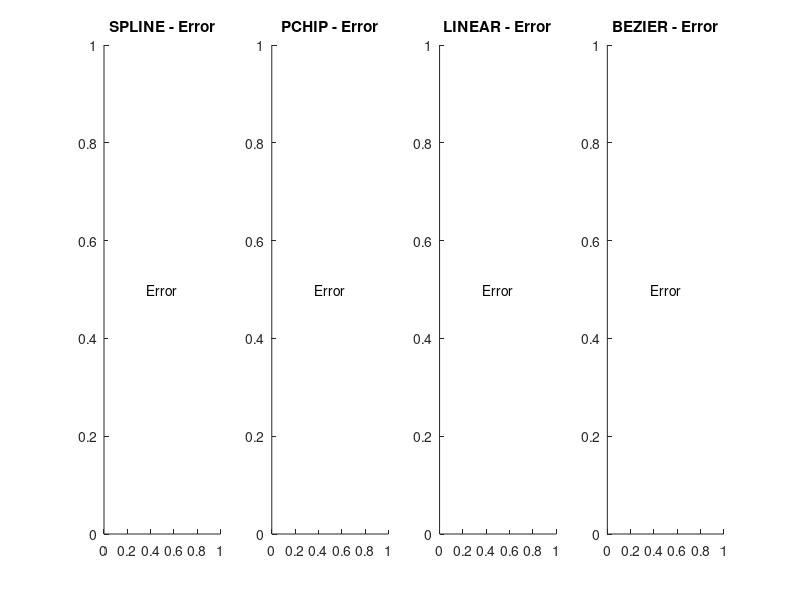

Write the MATLAB code that produced this figure. (Note: this script raises an error after producing the figure.)
%% Demo script cho skeleton curve interpolation

clc, clear,close all;
%% Tạo skeleton mẫu
% Tạo hình ảnh với đường cong hình S
[X, Y] = meshgrid(1:100, 1:100);
skeleton = zeros(100, 100);

% Vẽ đường cong spiral
t = linspace(0, 4*pi, 80);
x = round(50 + 15*cos(t/2).*cos(t));
y = round(50 + 15*cos(t/2).*sin(t));

% Loại bỏ điểm nằm ngoài ảnh
valid_idx = x >= 1 & x <= 100 & y >= 1 & y <= 100;
x = x(valid_idx);
y = y(valid_idx);

% Tạo skeleton
for i = 1:length(x)
    skeleton(y(i), x(i)) = 1;
end

%% Method 1: Sử dụng function đơn giản
fprintf('=== Testing simple function ===\n');

methods = {'spline', 'pchip', 'linear', 'bezier'};
figure('Position', [100, 100, 1200, 300]);

for i = 1:length(methods)
    method = methods{i};
    fprintf('Testing %s method...\n', method);
    
    try
        [curve_points, ordered_skeleton] = skeleton_to_curve(skeleton, ...
            'Method', method, 'NumPoints', 100, 'Visualize', false);
        
        subplot(1, 4, i);
        imshow(skeleton); hold on;
        plot(curve_points(:, 1), curve_points(:, 2), 'r-', 'LineWidth', 2);
        plot(curve_points(1, 1), curve_points(1, 2), 'go', 'MarkerSize', 6);
        plot(curve_points(end, 1), curve_points(end, 2), 'bo', 'MarkerSize', 6);
        title(sprintf('%s Method', upper(method)));
        
        fprintf('  - Generated %d curve points\n', size(curve_points, 1));
        
    catch ME
        fprintf('  - Error: %s\n', ME.message);
        subplot(1, 4, i);
        text(0.5, 0.5, 'Error', 'HorizontalAlignment', 'center');
        title(sprintf('%s - Error', upper(method)));
    end
end

%% Method 2: Sử dụng class nâng cao
fprintf('\n=== Testing advanced class ===\n');

interpolator = SkeletonCurveInterpolator();

% Test các phương pháp khác nhau
advanced_methods = {'spline', 'pchip', 'makima', 'bezier', 'catmull_rom'};

figure('Position', [100, 500, 1500, 300]);

for i = 1:length(advanced_methods)
    method = advanced_methods{i};
    fprintf('Testing %s method with class...\n', method);
    
    try
        curve_points = interpolator.interpolate(skeleton, ...
            'Method', method, 'NumPoints', 150);
        
        subplot(1, 5, i);
        imshow(skeleton); hold on;
        plot(curve_points(:, 1), curve_points(:, 2), 'r-', 'LineWidth', 2);
        plot(curve_points(1, 1), curve_points(1, 2), 'go', 'MarkerSize', 6);
        plot(curve_points(end, 1), curve_points(end, 2), 'bo', 'MarkerSize', 6);
        title(sprintf('%s', upper(method)));
        
        fprintf('  - Generated %d curve points\n', size(curve_points, 1));
        
    catch ME
        fprintf('  - Error: %s\n', ME.message);
    end
end

%% Detailed visualization với một method
fprintf('\n=== Detailed visualization ===\n');

% Sử dụng spline method với visualization chi tiết
interpolator_detail = SkeletonCurveInterpolator();
curve_detailed = interpolator_detail.interpolate(skeleton, ...
    'Method', 'spline', 'NumPoints', 200);

interpolator_detail.visualize('ShowSteps', true);

%% So sánh độ mượt
fprintf('\n=== Smoothness comparison ===\n');

figure('Position', [100, 900, 1200, 400]);

smoothing_values = [0, 0.1, 0.5, 1.0];

for i = 1:length(smoothing_values)
    smooth_val = smoothing_values(i);
    
    [curve_smooth, ~] = skeleton_to_curve(skeleton, ...
        'Method', 'spline', 'NumPoints', 100, 'Smoothing', smooth_val);
    
    subplot(1, 4, i);
    imshow(skeleton); hold on;
    plot(curve_smooth(:, 1), curve_smooth(:, 2), 'r-', 'LineWidth', 2);
    title(sprintf('Smoothing = %.1f', smooth_val));
end

%% Performance test
fprintf('\n=== Performance test ===\n');

num_trials = 10;
methods_perf = {'linear', 'spline', 'pchip', 'bezier'};

fprintf('Method\t\tAvg Time (s)\n');
fprintf('------------------------\n');

for method = methods_perf
    times = zeros(num_trials, 1);
    
    for trial = 1:num_trials
        tic;
        skeleton_to_curve(skeleton, 'Method', method{1}, 'NumPoints', 100);
        times(trial) = toc;
    end
    
    avg_time = mean(times);
    fprintf('%-12s\t%.4f\n', method{1}, avg_time);
end

fprintf('\nDemo completed successfully!\n');

%%
function skeleton = create_skeleton(binary_image, method)
% CREATE_SKELETON Tạo skeleton từ binary image
%
% Parameters:
%   binary_image - Binary image (logical hoặc 0/1)
%   method       - 'matlab' (bwmorph) hoặc 'custom' (tự implement)

if nargin < 2
    method = 'matlab';
end

switch lower(method)
    case 'matlab'
        % Sử dụng bwmorph của MATLAB
        skeleton = bwmorph(binary_image, 'skel', Inf);
        
    case 'custom'
        % Zhang-Suen skeletonization algorithm
        skeleton = zhang_suen_skeleton(binary_image);
        
    otherwise
        error('Unknown skeletonization method: %s', method);
end

end

function skeleton = zhang_suen_skeleton(binary_image)
% Zhang-Suen thinning algorithm

skeleton = binary_image > 0;
changing = true;

while changing
    changing = false;
    
    % Sub-iteration 1
    marked = false(size(skeleton));
    for i = 2:size(skeleton,1)-1
        for j = 2:size(skeleton,2)-1
            if skeleton(i,j) && zhang_suen_condition(skeleton, i, j, 1)
                marked(i,j) = true;
                changing = true;
            end
        end
    end
    skeleton(marked) = false;
    
    % Sub-iteration 2
    marked = false(size(skeleton));
    for i = 2:size(skeleton,1)-1
        for j = 2:size(skeleton,2)-1
            if skeleton(i,j) && zhang_suen_condition(skeleton, i, j, 2)
                marked(i,j) = true;
                changing = true;
            end
        end
    end
    skeleton(marked) = false;
end

end

function result = zhang_suen_condition(image, i, j, iteration)
% Zhang-Suen conditions

% 8-neighborhood
P = [image(i-1,j-1), image(i-1,j), image(i-1,j+1), ...
     image(i,j+1), image(i+1,j+1), image(i+1,j), ...
     image(i+1,j-1), image(i,j-1)];

% Number of black neighbors
N = sum(P);

% Number of 0-1 transitions
S = 0;
for k = 1:8
    if P(k) == 0 && P(mod(k,8)+1) == 1
        S = S + 1;
    end
end

% Conditions
cond1 = N >= 2 && N <= 6;
cond2 = S == 1;

if iteration == 1
    cond3 = P(2) * P(4) * P(6) == 0;
    cond4 = P(4) * P(6) * P(8) == 0;
else
    cond3 = P(2) * P(4) * P(8) == 0;
    cond4 = P(2) * P(6) * P(8) == 0;
end

result = cond1 && cond2 && cond3 && cond4;

end

function [curve_points, ordered_skeleton] = skeleton_to_curve(skeleton_image, varargin)
% SKELETON_TO_CURVE Ngoại suy đường cong từ skeleton image
%
% Syntax:
%   [curve_points, ordered_skeleton] = skeleton_to_curve(skeleton_image)
%   [curve_points, ordered_skeleton] = skeleton_to_curve(skeleton_image, 'Name', Value)
%
% Parameters:
%   skeleton_image - Binary image chứa skeleton (logical hoặc 0/1)
%   
% Name-Value pairs:
%   'Method'     - Phương pháp ngoại suy ('spline', 'pchip', 'linear', 'bezier')
%   'NumPoints'  - Số điểm trên đường cong (default: 100)
%   'Smoothing'  - Hệ số làm mịn cho spline (default: 0)
%   'Visualize'  - Hiển thị kết quả (default: false)
%
% Returns:
%   curve_points     - Ma trận [N x 2] chứa tọa độ (x,y) của đường cong
%   ordered_skeleton - Ma trận [M x 2] chứa tọa độ skeleton đã sắp xếp

% Parse input arguments
p = inputParser;
addRequired(p, 'skeleton_image', @(x) islogical(x) || isnumeric(x));
addParameter(p, 'Method', 'spline', @(x) ismember(x, {'spline', 'pchip', 'linear', 'bezier'}));
addParameter(p, 'NumPoints', 100, @(x) isnumeric(x) && x > 0);
addParameter(p, 'Smoothing', 0, @(x) isnumeric(x) && x >= 0);
addParameter(p, 'Visualize', false, @islogical);
parse(p, skeleton_image, varargin{:});

method = p.Results.Method;
num_points = p.Results.NumPoints;
smoothing = p.Results.Smoothing;
visualize = p.Results.Visualize;

% Tiền xử lý skeleton
skeleton_binary = skeleton_image > 0;

% Tìm tọa độ các điểm skeleton
[row, col] = find(skeleton_binary);
if length(row) < 2
    error('Skeleton phải có ít nhất 2 điểm');
end

skeleton_points = [col, row]; % [x, y]

% Sắp xếp các điểm theo thứ tự liên kết
ordered_skeleton = order_skeleton_points(skeleton_points);

% Thực hiện ngoại suy theo phương pháp được chọn
switch lower(method)
    case 'spline'
        curve_points = spline_interpolation(ordered_skeleton, num_points, smoothing);
    case 'pchip'
        curve_points = pchip_interpolation(ordered_skeleton, num_points);
    case 'linear'
        curve_points = linear_interpolation(ordered_skeleton, num_points);
    case 'bezier'
        curve_points = bezier_interpolation(ordered_skeleton, num_points);
    otherwise
        error('Phương pháp không được hỗ trợ: %s', method);
end

% Visualize nếu được yêu cầu
if visualize
    visualize_results(skeleton_binary, ordered_skeleton, curve_points, method);
end

end

function ordered_points = order_skeleton_points(points)
% Sắp xếp các điểm skeleton theo thứ tự liên kết

if size(points, 1) <= 2
    ordered_points = points;
    return;
end

% Tìm điểm đầu (endpoint)
start_idx = find_endpoint(points);

% Sắp xếp điểm theo nearest neighbor
ordered_points = zeros(size(points));
ordered_points(1, :) = points(start_idx, :);

used = false(size(points, 1), 1);
used(start_idx) = true;

for i = 2:size(points, 1)
    current_point = ordered_points(i-1, :);
    
    % Tìm điểm gần nhất chưa được sử dụng
    distances = sqrt(sum((points - current_point).^2, 2));
    distances(used) = inf;
    
    [~, next_idx] = min(distances);
    ordered_points(i, :) = points(next_idx, :);
    used(next_idx) = true;
end

end

function endpoint_idx = find_endpoint(points)
% Tìm điểm đầu của skeleton (điểm có ít neighbor nhất)

min_neighbors = inf;
endpoint_idx = 1;

for i = 1:size(points, 1)
    current_point = points(i, :);
    
    % Đếm số neighbor trong bán kính nhỏ
    distances = sqrt(sum((points - current_point).^2, 2));
    neighbors = sum(distances > 0 & distances <= sqrt(2));
    
    if neighbors < min_neighbors
        min_neighbors = neighbors;
        endpoint_idx = i;
    end
end

end

function curve_points = spline_interpolation(points, num_points, smoothing)
% Spline interpolation

% Tính cumulative arc length
arc_length = [0; cumsum(sqrt(sum(diff(points).^2, 2)))];

% Tạo parameter vector mới
t_new = linspace(0, arc_length(end), num_points);

% Áp dụng smoothing spline nếu cần
if smoothing > 0
    % Sử dụng csaps (Cubic Smoothing Spline) nếu có Curve Fitting Toolbox
    if exist('csaps', 'file')
        pp_x = csaps(arc_length, points(:, 1), smoothing);
        pp_y = csaps(arc_length, points(:, 2), smoothing);
        curve_x = ppval(pp_x, t_new);
        curve_y = ppval(pp_y, t_new);
    else
        % Fallback to regular spline
        curve_x = spline(arc_length, points(:, 1), t_new);
        curve_y = spline(arc_length, points(:, 2), t_new);
    end
else
    % Regular spline interpolation
    curve_x = spline(arc_length, points(:, 1), t_new);
    curve_y = spline(arc_length, points(:, 2), t_new);
end

curve_points = [curve_x', curve_y'];

end

function curve_points = pchip_interpolation(points, num_points)
% PCHIP (Piecewise Cubic Hermite Interpolating Polynomial)

% Tính cumulative arc length
arc_length = [0; cumsum(sqrt(sum(diff(points).^2, 2)))];

% Tạo parameter vector mới
t_new = linspace(0, arc_length(end), num_points);

% PCHIP interpolation
curve_x = pchip(arc_length, points(:, 1), t_new);
curve_y = pchip(arc_length, points(:, 2), t_new);

curve_points = [curve_x', curve_y'];

end

function curve_points = linear_interpolation(points, num_points)
% Linear interpolation

% Tính cumulative arc length
arc_length = [0; cumsum(sqrt(sum(diff(points).^2, 2)))];

% Tạo parameter vector mới
t_new = linspace(0, arc_length(end), num_points);

% Linear interpolation
curve_x = interp1(arc_length, points(:, 1), t_new, 'linear');
curve_y = interp1(arc_length, points(:, 2), t_new, 'linear');

curve_points = [curve_x', curve_y'];

end

function curve_points = bezier_interpolation(points, num_points)
% Bezier curve interpolation

n = size(points, 1) - 1;
t = linspace(0, 1, num_points);

curve_points = zeros(num_points, 2);

for i = 1:num_points
    point = [0, 0];
    for j = 0:n
        % Bernstein polynomial
        coeff = nchoosek(n, j) * t(i)^j * (1-t(i))^(n-j);
        point = point + coeff * points(j+1, :);
    end
    curve_points(i, :) = point;
end

end

function visualize_results(skeleton_binary, ordered_skeleton, curve_points, method)
% Visualize kết quả

figure('Position', [100, 100, 1200, 400]);

% Subplot 1: Original skeleton
subplot(1, 3, 1);
imshow(skeleton_binary);
title('Original Skeleton');

% Subplot 2: Ordered skeleton points
subplot(1, 3, 2);
imshow(skeleton_binary); hold on;
plot(ordered_skeleton(:, 1), ordered_skeleton(:, 2), 'ro-', 'MarkerSize', 3, 'LineWidth', 1);
plot(ordered_skeleton(1, 1), ordered_skeleton(1, 2), 'go', 'MarkerSize', 8, 'LineWidth', 2);
plot(ordered_skeleton(end, 1), ordered_skeleton(end, 2), 'bo', 'MarkerSize', 8, 'LineWidth', 2);
title('Ordered Skeleton Points');
legend('Skeleton path', 'Start', 'End', 'Location', 'best');

% Subplot 3: Interpolated curve
subplot(1, 3, 3);
imshow(skeleton_binary); hold on;
plot(curve_points(:, 1), curve_points(:, 2), 'r-', 'LineWidth', 2);
plot(curve_points(1, 1), curve_points(1, 2), 'go', 'MarkerSize', 8, 'LineWidth', 2);
plot(curve_points(end, 1), curve_points(end, 2), 'bo', 'MarkerSize', 8, 'LineWidth', 2);
title(sprintf('Interpolated Curve (%s)', upper(method)));
legend('Interpolated curve', 'Start', 'End', 'Location', 'best');

end
